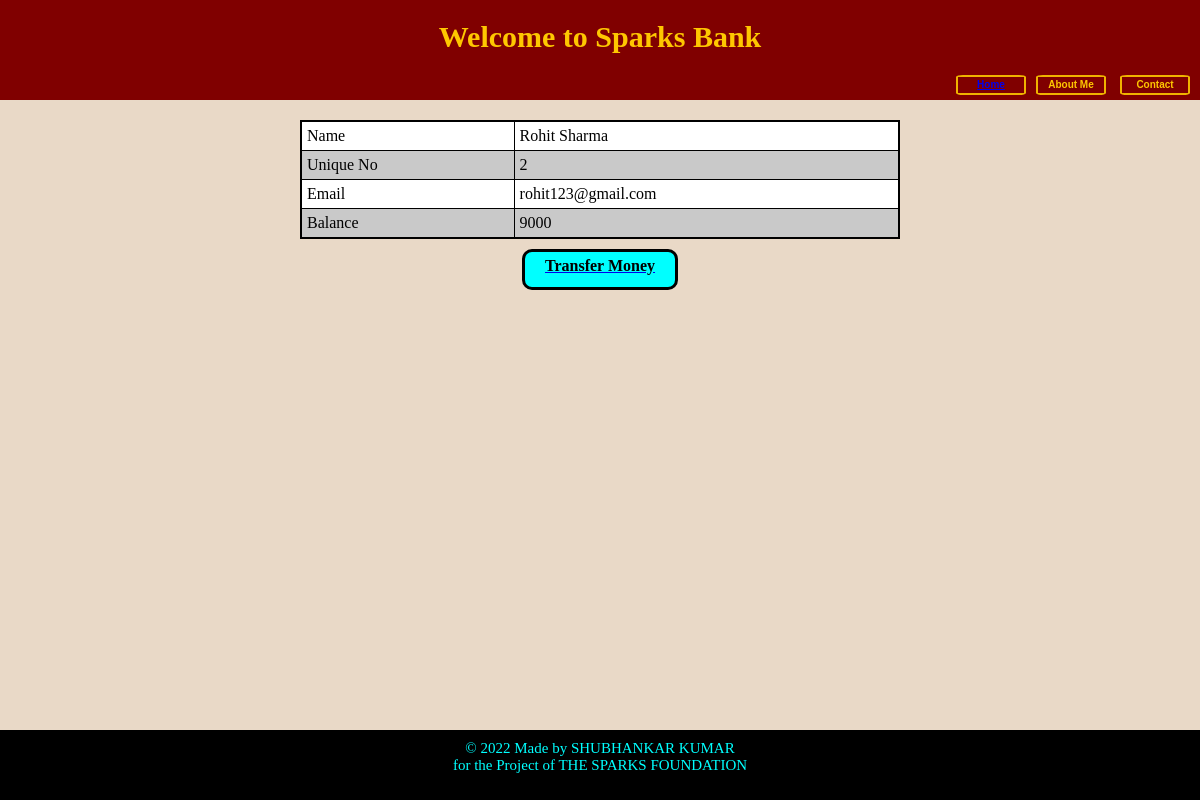
/user.php?id=2, run on the app's committed database.
### tables this page shows
CREATE TABLE `customers` (
  `id` int(12) NOT NULL,
  `name` varchar(50) NOT NULL,
  `email` varchar(50) NOT NULL,
  `bal` int(11) NOT NULL
);

### user.php (the view, shortened to what this page needs)
<!doctype html>
<html lang="en">
    <head>
        <?php include"header.php"; ?>
    </head>
    <body>
    <div class="mh">
<?php
    $id=$_GET['id'];
    include "conn.php";
    $sql="SELECT * FROM customers WHERE id={$id}";
    $result=mysqli_query($conn,$sql) or die("Query failed");
    if(mysqli_num_rows($result)>0){
        $row=mysqli_fetch_assoc($result);
        ?>
        <table class="col-l-6 col-m-6 col-s-8 col-xs-10 sutab">
            <tr>
                <td>Name</td>
                <td><?php echo $row['name']; ?></td>
            </tr>
            <tr>
                <td>Unique No</td>
                <td><?php echo $row['id']; ?></td>
            </tr>
            <tr>
                <td>Email</td>
                <td><?php echo $row['email']; ?></td>
            </tr>
            <tr>
                <td>Balance</td>
                <td><?php echo $row['bal']; ?></td>
            </tr>
        </table>
        <a href="transfer.php?id=<?php echo $row['id'] ?>"><div class="transfer-btn">Transfer Money</div></a>
        <?php
    }else{
        echo "somthing went wrong...";
    }
    echo "</div>";
     include "footer.php" ;
?>
</body>
</html>

### css/style.css (style rules this page uses)
* { padding:0px; margin:0px; font-size: inherit; }
body { background-color: rgb(233, 217, 199); min-height: 90vh; }
head { font-size: 10px; }
table { margin-top: 20px; width: 100%; border:2px solid black; border-collapse:collapse; }
td,th { border:1px solid black; min-height: fit-content; padding:5px; font-weight: 500; }
tr:nth-child(even) { background-color: rgb(201, 201, 201); }
tr:nth-child(odd) { background-color: white; }
.sutab { margin:auto; margin-top: 20px; }
.transfer-btn { margin: auto; height: 30px; width: 150px; text-align: center; padding-top: 5px; margin-top: 10px; color: black; font-weight: bold; background-color: aqua; border-radius: 10px; border:3px solid black; }
.mh { height: fit-content; min-height: 350px; }

### css/utils.css (style rules this page uses)
@media only screen and (min-width: 721px) { .col-s-8 { width: 66.66%; } }
@media only screen and (min-width: 1080px) { .col-m-6 { width: 50%; } }
@media only screen and (min-width: 1200px) { .col-l-6 { width: 50%; } }

### data on the page
customers: name "Rohit Sharma", id "2", email "rohit123@gmail.com", bal "9000"
